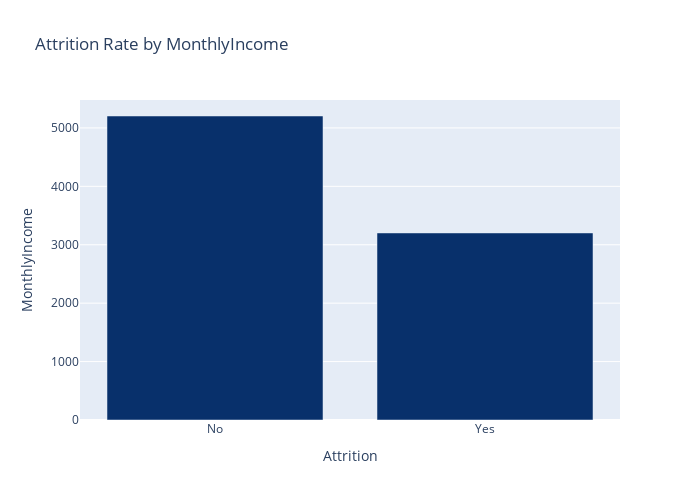

The code cell stored with this chart in its notebook:
### Code cell
Distance_by_Attrition = eda_employee.groupby(["Attrition"])['MonthlyIncome'].median().reset_index()
fig = px.bar(Distance_by_Attrition, x="Attrition", y="MonthlyIncome", color_discrete_sequence=px.colors.sequential.Blues_r,
            title='Attrition Rate by MonthlyIncome')

fig.update_layout(width=700, height=500)
fig.show()

### Figure 1 — Plotly figure (JSON) as saved in the notebook; plotly's stock layout.template omitted (floating-point values rounded to 4 significant figures)
{"data": [{"alignmentgroup": "True", "hovertemplate": "Attrition=%{x}<br>MonthlyIncome=%{y}<extra></extra>", "legendgroup": "", "marker": {"color": "rgb(8,48,107)", "pattern": {"shape": ""}}, "name": "", "offsetgroup": "", "orientation": "v", "showlegend": false, "textposition": "auto", "type": "bar", "x": ["No", "Yes"], "xaxis": "x", "y": [5204, 3202], "yaxis": "y"}], "layout": {"barmode": "relative", "height": 500, "legend": {"tracegroupgap": 0}, "title": {"text": "Attrition Rate by MonthlyIncome"}, "width": 700, "xaxis": {"anchor": "y", "autorange": true, "domain": [0, 1], "range": [-0.5, 1.5], "title": {"text": "Attrition"}, "type": "category"}, "yaxis": {"anchor": "x", "autorange": true, "domain": [0, 1], "range": [0, 5478.0], "title": {"text": "MonthlyIncome"}, "type": "linear"}}}
